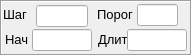
     <widget class="QFrame" name="frame_b_scan">
      <property name="geometry">
       <rect>
        <x>5</x>
        <y>293</y>
        <width>192</width>
        <height>56</height>
       </rect>
      </property>
      <property name="frameShape">
       <enum>QFrame::Box</enum>
      </property>
      <property name="frameShadow">
       <enum>QFrame::Sunken</enum>
      </property>
      <widget class="QLabel" name="label_b_begr">
       <property name="geometry">
        <rect>
         <x>5</x>
         <y>29</y>
         <width>31</width>
         <height>21</height>
        </rect>
       </property>
       <property name="font">
        <font>
         <pointsize>10</pointsize>
        </font>
       </property>
       <property name="text">
        <string>Нач</string>
       </property>
      </widget>
      <widget class="QLabel" name="label_b_count">
       <property name="geometry">
        <rect>
         <x>98</x>
         <y>29</y>
         <width>31</width>
         <height>20</height>
        </rect>
       </property>
       <property name="font">
        <font>
         <pointsize>10</pointsize>
        </font>
       </property>
       <property name="text">
        <string>Длит</string>
       </property>
      </widget>
      <widget class="QLabel" name="label_b_stepr">
       <property name="geometry">
        <rect>
         <x>3</x>
         <y>4</y>
         <width>31</width>
         <height>21</height>
        </rect>
       </property>
       <property name="font">
        <font>
         <pointsize>10</pointsize>
        </font>
       </property>
       <property name="text">
        <string>Шаг</string>
       </property>
      </widget>
      <widget class="QLabel" name="label_b_por">
       <property name="geometry">
        <rect>
         <x>97</x>
         <y>4</y>
         <width>41</width>
         <height>21</height>
        </rect>
       </property>
       <property name="font">
        <font>
         <pointsize>10</pointsize>
        </font>
       </property>
       <property name="text">
        <string>Порог</string>
       </property>
      </widget>
      <widget class="ParamLineEditSel" name="ed_b_begr">
       <property name="geometry">
        <rect>
         <x>32</x>
         <y>29</y>
         <width>60</width>
         <height>22</height>
        </rect>
       </property>
       <property name="font">
        <font>
         <pointsize>10</pointsize>
        </font>
       </property>
       <property name="alignment">
        <set>Qt::AlignCenter</set>
       </property>
      </widget>
      <widget class="ParamEndRLineEditSel" name="ed_b_count">
       <property name="geometry">
        <rect>
         <x>127</x>
         <y>29</y>
         <width>60</width>
         <height>22</height>
        </rect>
       </property>
       <property name="font">
        <font>
         <pointsize>10</pointsize>
        </font>
       </property>
       <property name="alignment">
        <set>Qt::AlignCenter</set>
       </property>
      </widget>
      <widget class="ParamLineEditSel" name="ed_b_por">
       <property name="geometry">
        <rect>
         <x>137</x>
         <y>4</y>
         <width>41</width>
         <height>22</height>
        </rect>
       </property>
       <property name="font">
        <font>
         <pointsize>10</pointsize>
        </font>
       </property>
       <property name="alignment">
        <set>Qt::AlignCenter</set>
       </property>
      </widget>
      <widget class="ParamEndRLineEditSel" name="ed_b_stepr">
       <property name="geometry">
        <rect>
         <x>36</x>
         <y>5</y>
         <width>52</width>
         <height>22</height>
        </rect>
       </property>
       <property name="font">
        <font>
         <pointsize>10</pointsize>
        </font>
       </property>
       <property name="alignment">
        <set>Qt::AlignCenter</set>
       </property>
      </widget>
     </widget>
